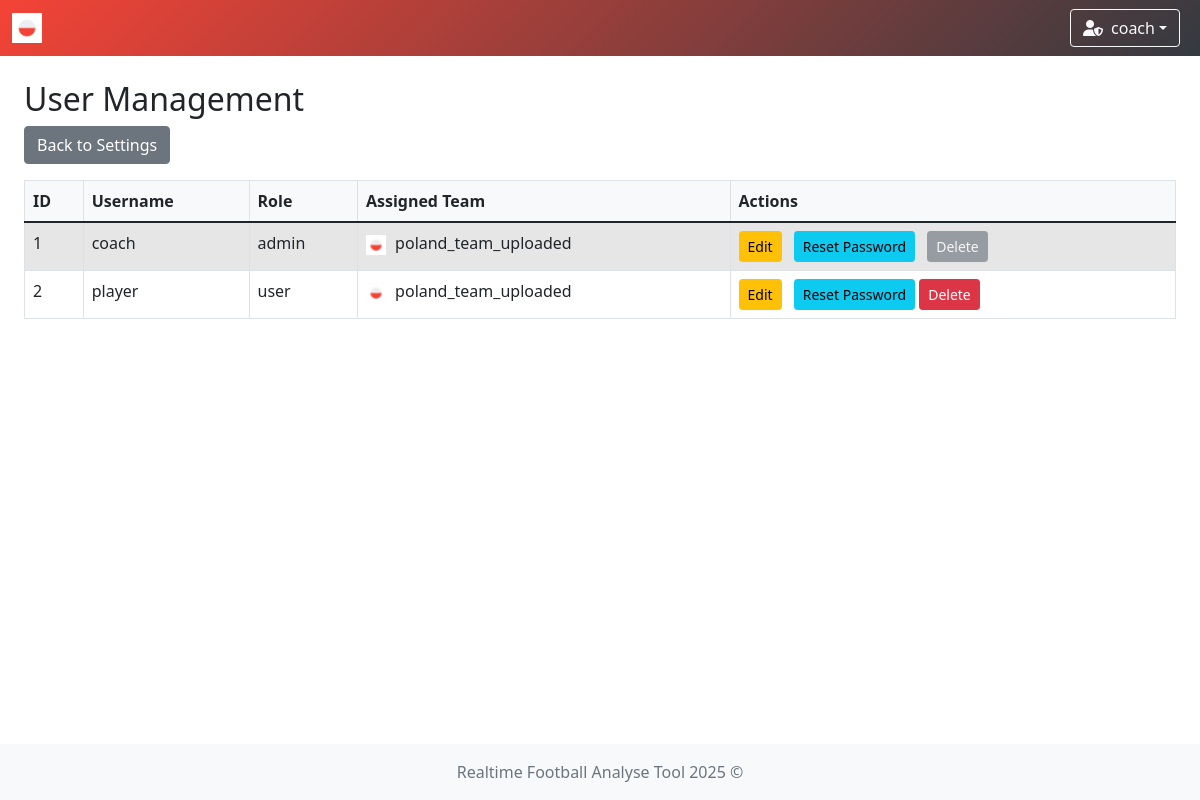
Screenshot of /users (signed in) with the database file from the repository.
### app/models/team.py (models this page shows)
class TeamModel(db.Model):
    __tablename__ = 'teams'
    id = db.Column(db.Integer, primary_key=True)
    name = db.Column(db.String(100), nullable=False, unique=True)  # prevent duplicate team names
    icon = db.Column(db.String(300), nullable=False)  # longer path for future-proofing
    primary_color = db.Column(db.String(20), nullable=False)
    secondary_color = db.Column(db.String(20), nullable=False)

### app/models/user.py (models this page shows)
class UserModel(db.Model, UserMixin):
    __tablename__ = 'user'
    id = db.Column(db.Integer, primary_key=True)
    username = db.Column(db.String(80), unique=True, nullable=False)
    password = db.Column(db.String(120), nullable=False)
    role = db.Column(db.String(10), nullable=False, default='user')
    team_id = db.Column(db.Integer, db.ForeignKey('teams.id'))
    team = db.relationship('TeamModel', backref='users')

### app/controllers/user_management.py (the view)
    @login_required
    def user_list(self):
        users = UserModel.query.all()
        return render_template('user/user_list.html', users=users)

### app/controllers/user.py (called while the page is built)
    @staticmethod
    def load_user(user_id):
        return UserModel.query.get(int(user_id))

### run.py (called while the page is built)
    def _inject_context(self) -> None:
        @self.app.context_processor
        def inject_teams() -> dict:
            try:
                teams = TeamModel.query.all()
                return dict(teams=teams)
            except Exception as e:
                print(f"[!] Error injecting teams: {str(e)} ({type(e).__name__})")
                return dict(teams=[])

### app/templates/user/user_list.html (shortened to what this page needs)
{% extends "system/base.html" %}
{% block content %}
<h2>User Management</h2>
<a href="{{ url_for('settings') }}" class="btn btn-secondary mb-3">Back to Settings</a>
<div class="table-responsive">
    <table class="table table-striped table-bordered">
        <thead>
            <tr>
                <th>ID</th>
                <th>Username</th>
                <th>Role</th>
                <th>Assigned Team</th>
                <th>Actions</th>
            </tr>
        </thead>
        <tbody>
            {% for user in users %}
            <tr>
                <td>{{ user.id }}</td>
                <td>{{ user.username }}</td>
                <td>{{ user.role }}</td>
                <td>
                    {% if user.team %}
                        <img src="{{ user.team.icon }}" alt="{{ user.team.name }} icon" style="height:20px; margin-right:5px;">
                        {{ user.team.name }}
                    {% else %}
                        <span class="text-muted">None</span>
                    {% endif %}
                </td>
                <td>
                    {% if current_user.role == 'admin' %}
                        {% if current_user.id == user.id %}
                            <a href="{{ url_for('edit_user', user_id=user.id) }}" class="btn btn-sm btn-warning">Edit</a>
                            <a href="{{ url_for('reset_password', user_id=user.id) }}" class="btn btn-sm btn-info">Reset Password</a>
                            <button class="btn btn-sm btn-secondary" disabled>Delete</button>
                        {% else %}
                            <a href="{{ url_for('edit_user', user_id=user.id) }}" class="btn btn-sm btn-warning">Edit</a>
                            <a href="{{ url_for('reset_password', user_id=user.id) }}" class="btn btn-sm btn-info">Reset Password</a>
                            <form action="{{ url_for('delete_user', user_id=user.id) }}" method="POST" class="d-inline">
                                <button type="submit" class="btn btn-sm btn-danger" onclick="return confirm('Delete this user?')">Delete</button>
                            </form>
                        {% endif %}
                    {% endif %}
                </td>
            </tr>
            {% endfor %}
        </tbody>
    </table>
</div>
{% endblock %}

### app/templates/system/base.html (shortened to what this page needs)
<!DOCTYPE html>
<html lang="en">
<head>
    <link href="https://cdn.jsdelivr.net/npm/bootstrap@5.1.3/dist/css/bootstrap.min.css" rel="stylesheet"/>
    <link rel="stylesheet" href="https://cdn.jsdelivr.net/npm/bootstrap-icons@1.11.3/font/bootstrap-icons.css"/>
    <link rel="stylesheet" href="https://cdnjs.cloudflare.com/ajax/libs/font-awesome/6.5.0/css/all.min.css"/>
    <link rel="stylesheet" href="https://cdn.datatables.net/1.13.6/css/dataTables.bootstrap5.min.css"/>
    <link rel="stylesheet" href="{{ url_for('static', filename='styles.css') }}"/>
</head>
<body class="{% block body_class %}{% endblock %}">
{% if current_user.is_authenticated %}
    <nav class="navbar navbar-expand-lg navbar-dark"
         style="
         {% if session.team_id %}
             {% for team in teams %}
                 {% if team.id == session.team_id %}
                     background: linear-gradient(135deg, {{ team.secondary_color }}, #343a40);
                 {% endif %}
             {% endfor %}
         {% else %}
             background: linear-gradient(135deg, #4b6cb7, #182848);
         {% endif %}
         ">
        <div class="container-fluid position-relative">
            <a class="navbar-brand d-flex align-items-center" href="{{ url_for('index') }}">
                {% if session.team_id %}
                    {% for team in teams %}
                        {% if team.id == session.team_id %}
                            <img class="team-logo" src="{{ team.icon }}" alt="{{ team.name }} logo"
                                 style="height:30px; margin-right:8px;"/>
                        {% endif %}
                    {% endfor %}
                {% else %}
                    <a href="{{ url_for('game_options') }}" class="btn btn-outline-light me-2" title="Home">
                        <i class="fas fa-home"></i>
                    </a>
                {% endif %}
            </a>
            <div class="ms-auto d-flex align-items-center">
                <div class="dropdown me-2">
                    <button class="btn btn-outline-light dropdown-toggle d-flex align-items-center" type="button"
                            id="userDropdown" data-bs-toggle="dropdown" aria-expanded="false">
                        {% if current_user.role == 'admin' %}
                            <i class="fas fa-user-shield me-2"></i>
                        {% else %}
                            <i class="fas fa-user me-2"></i>
                        {% endif %}
                        {{ current_user.username }}
                    </button>
                </div>
            </div>
        </div>
    </nav>
{% endif %}
<div class="content-wrapper">
    <div class="container-fluid mt-4 px-4">
        <div id="toast-container" class="toast-container position-fixed bottom-0 end-0 p-3" style="z-index: 1100;">
        </div>
        {% block content %}{% endblock %}
    </div>
</div>
<footer class="footer mt-auto py-3 bg-light">
    <div class="container text-center">
        <span class="text-muted">Realtime Football Analyse Tool 2025 ©</span>
    </div>
</footer>
</body>
</html>

### app/static/styles.css (style rules this page uses)
.navbar { transition: background-color 0.5s ease; }
.team-logo { animation: fadeIn 0.5s ease, pulse 1s ease-in-out; }
html, body { height: 100%; margin: 0; padding: 0; }
body { display: flex; flex-direction: column; min-height: 100vh; }
.content-wrapper { flex: 1 0 auto; }
.footer { flex-shrink: 0; background-color: #f8f9fa; padding: 1rem 0; margin-top: auto; }
.table-responsive { margin-top: 0 !important; overflow-x: auto; }
.btn + .btn { margin-left: 0.5rem; }
.table-responsive { overflow-x: auto; }
.table th, .table td { white-space: nowrap; padding: 0.5rem; }
.table thead th { background-color: #f8f9fa; font-weight: bold; }
.table-striped tbody tr:nth-of-type(odd) { background-color: rgba(0, 0, 0, 0.05); }

### rows the page displays
TeamModel: icon (picture)
UserModel: username "coach", id "1", role "admin", team.icon (picture), team.name "poland_team_uploaded"
UserModel: id "2", username "player", role "user", team.icon (picture), team.name "poland_team_uploaded"
